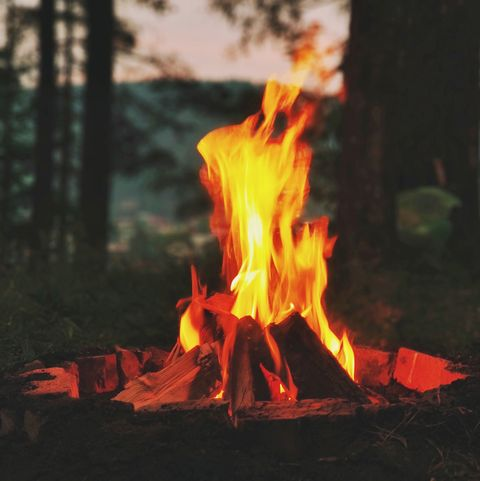
#> input picture CODE/BLOCKS/fire.jpg, 480 x 481 px, given in place of the camera
$ python 'Kırmızı_renk_ayırt_etme.py'
#> lines starting #> are read from the running program, lines starting #| are printed output that depends on the picture; after the words box and inside, x2 and y2 are one past the last pixel; in counts of white or black regions, pixels touching at a corner belong together
import cv2
import numpy as np

cap = cv2.VideoCapture(0)

while True:
    _, frame = cap.read()
#> frame is the input picture: shape (481, 480, 3); mean B, G, R 46.7, 64.9, 84.9
    hsv_frame = cv2.cvtColor(frame, cv2.COLOR_BGR2HSV)
#> hsv_frame: shape (481, 480, 3); mean H, S, V 27.8, 78.4, 86.1

    # Red Color
    low_red = np.array([161, 155, 84])
    high_red = np.array([180, 255, 255])
    red_mask = cv2.inRange(hsv_frame, low_red, high_red)
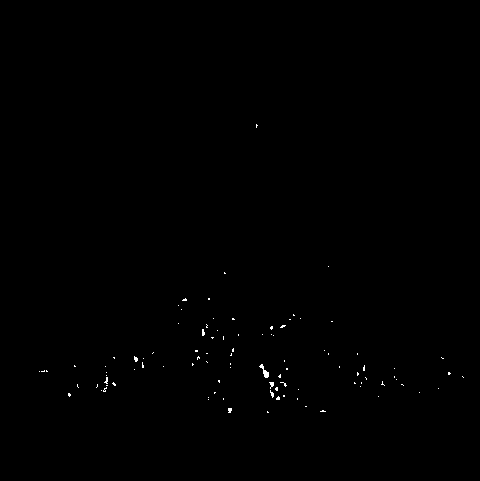
#> red_mask: shape (481, 480); 0.21% white in thin lines or dots, all inside (x1, y1, x2, y2) = (39, 124, 464, 413)
    #red = cv2.bitwise_and(frame, frame, mask=red_mask)
    M = cv2.moments(red_mask)
#> M = moments, m00 123420, centre m10/m00, m01/m00 = (237, 365.1)
    try:
        cx,cy = int(M['m10']/M['m00']), int(M['m01']/M['m00'])
#> cx = 237; cy = 365
        cv2.circle(red_mask,(cx,cy),5,(0,0,255),-1)
    except:
        print("No")
    cv2.imshow("Red", red_mask)
    #cv2.imshow("frame",frame)

    print(cv2.countNonZero(red_mask))
#| 484

    key = cv2.waitKey(1)
#> (key Esc is pressed here)
    if key == 27:
        break
